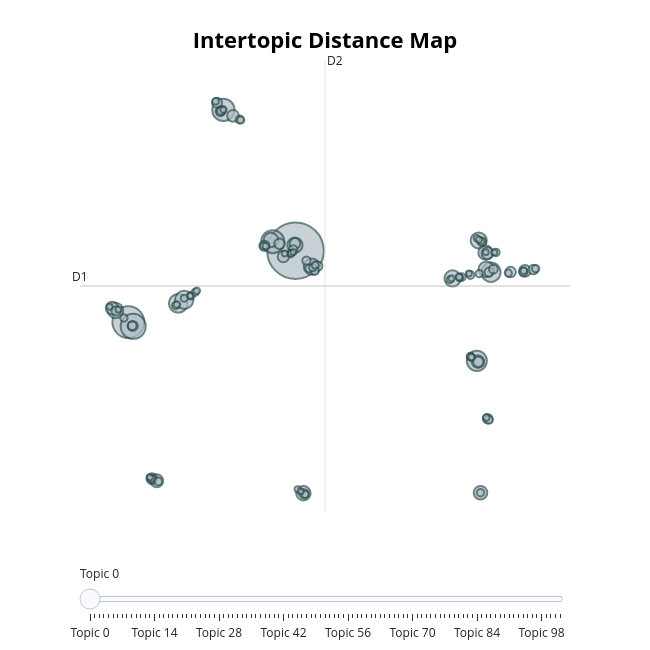

This figure's notebook cell:
### Code cell
zh_topic_model.visualize_topics()
